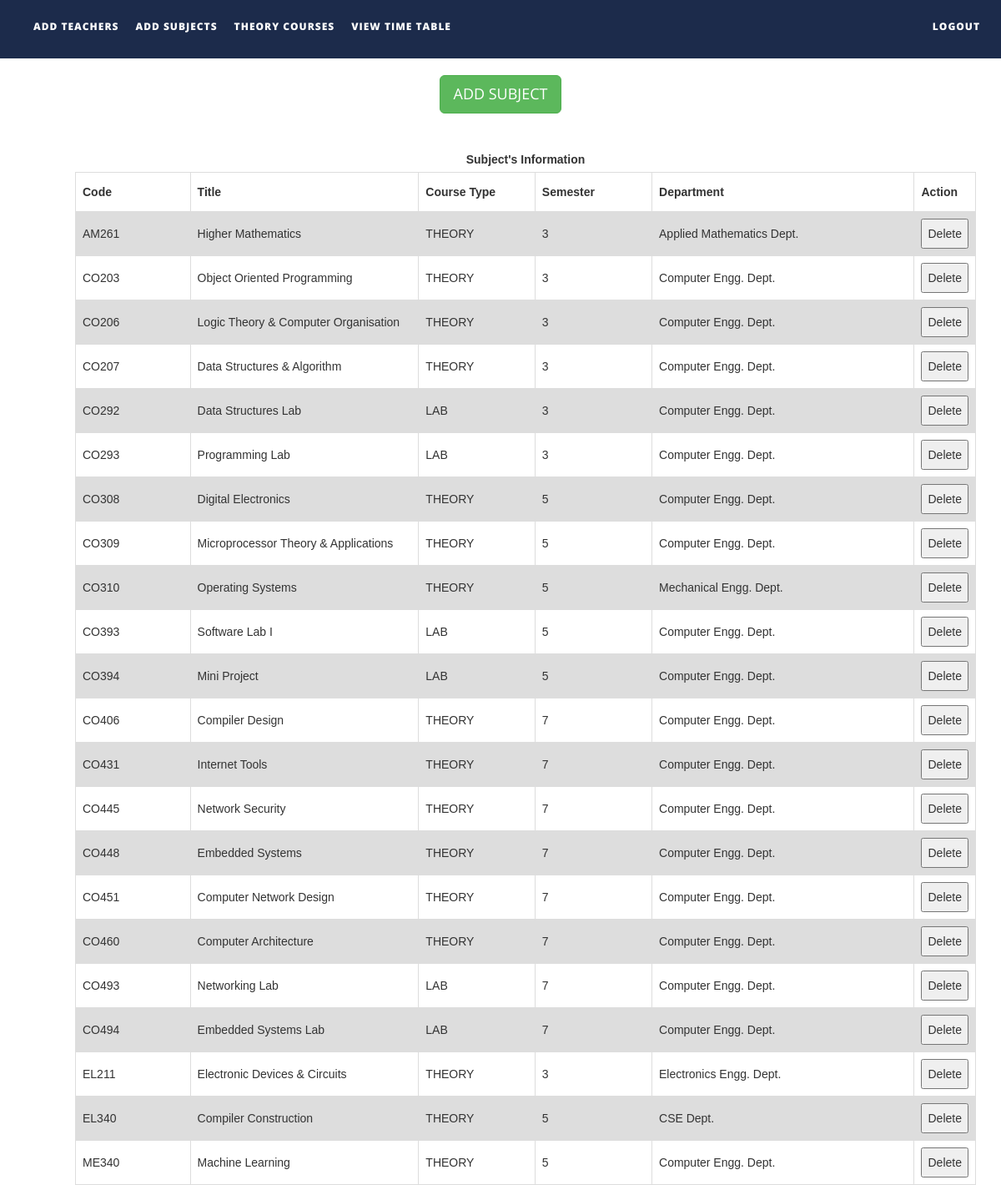
Page /files/addsubjects.php on the committed database.
### tables this page shows
CREATE TABLE `subjects` (
  `subject_code` varchar(10) NOT NULL,
  `subject_name` varchar(50) NOT NULL,
  `course_type` varchar(15) NOT NULL,
  `semester` int(1) NOT NULL,
  `department` varchar(50) NOT NULL,
  `isAlloted` int(1) NOT NULL,
  `allotedto` text NOT NULL,
  `allotedto2` text NOT NULL,
  `allotedto3` text NOT NULL
);

### files/addsubjects.php (the view, shortened to what this page needs)
<!DOCTYPE html>
<html xmlns="http://www.w3.org/1999/xhtml">
<head>
    <link href="assets/css/bootstrap.css" rel="stylesheet"/>
    <link href="assets/css/font-awesome.min.css" rel="stylesheet"/>
    <link href="assets/css/flexslider.css" rel="stylesheet"/>
    <link href="assets/css/style.css" rel="stylesheet"/>
</head>
<body>
<div class="navbar navbar-inverse navbar-fixed-top " id="menu">
    <div class="container">
        <div class="navbar-collapse collapse move-me">
            <ul class="nav navbar-nav navbar-left">
                <li><a href="addteachers.php">ADD TEACHERS</a></li>
                <li><a href="addsubjects.php">ADD SUBJECTS</a></li>
                <li><a href="allotsubjects.php">THEORY COURSES</a></li>
                <li><a href="generatetimetable.php">VIEW TIME TABLE</a></li>
            </ul>
            <ul class="nav navbar-nav navbar-right">
                <li><a href="index.php">LOGOUT</a></li>
            </ul>
        </div>
    </div>
</div>
<br>
<div align="center" style="margin-top: 20px">
    <button id="subjectmanual" class="btn btn-success btn-lg">ADD SUBJECT</button>
</div>
<div>
    <br>
    <table id=subjectstable style="margin-left: 90px">
        <caption><strong> Subject's Information</strong></caption>
        <tr>
            <th width="150">Code</th>
            <th width=300>Title</th>
            <th width=150>Course Type</th>
            <th width="150">Semester</th>
            <th width="350">Department</th>
            <th width="40">Action</th>
        </tr>
        <?php
        $q = mysqli_query(mysqli_connect("localhost", "root", "", "ttms"),
            "SELECT * FROM subjects ORDER BY subject_code ASC ");
        while ($row = mysqli_fetch_assoc($q)) {
            echo "<tr><td>{$row['subject_code']}</td>
                    <td>{$row['subject_name']}</td>
                    <td>{$row['course_type']}</td>
                    <td>{$row['semester']}</td>
                     <td>{$row['department']}</td>
                     <td><button>Delete</button></td>
                    </tr>\n";
        }
        ?>
    </table>
</div>
</body>
</html>

### files/assets/css/style.css (style rules this page uses)
#menu { background-color: rgba(28, 43, 75, 1); color: #fff; font-size: 12px; font-weight: 900; letter-spacing: 1px; min-height: 70px; }
.navbar-inverse { border-color: transparent; }
.navbar-inverse .navbar-nav > li > a, .navbar-inverse .navbar-nav > li > a:hover { color: #FFF; padding: 22px 10px; }

### files/addsubjects.php (style rules this page uses)
table { margin-top: 10px; font-family: arial, sans-serif; border-collapse: collapse; margin-left: 50px; width: 90%; }
td, th { border: 1px solid #dddddd; text-align: left; padding: 8px; }
tr:nth-child(even) { background-color: #dddddd; }

### rows in the picture
subjects: subject_code "AM261", subject_name "Higher Mathematics", course_type "THEORY", semester "3", department "Applied Mathematics Dept."
subjects: subject_code "CO203", subject_name "Object Oriented Programming", course_type "THEORY", semester "3", department "Computer Engg. Dept."
subjects: subject_code "CO206", subject_name "Logic Theory & Computer Organisation", course_type "THEORY", semester "3", department "Computer Engg. Dept."
subjects: subject_code "CO207", subject_name "Data Structures & Algorithm", course_type "THEORY", semester "3", department "Computer Engg. Dept."
subjects: subject_code "CO292", subject_name "Data Structures Lab", course_type "LAB", semester "3", department "Computer Engg. Dept."
subjects: subject_code "CO293", subject_name "Programming Lab", course_type "LAB", semester "3", department "Computer Engg. Dept."
subjects: subject_code "CO308", subject_name "Digital Electronics", course_type "THEORY", semester "5", department "Computer Engg. Dept."
subjects: subject_code "CO309", subject_name "Microprocessor Theory & Applications", course_type "THEORY", semester "5", department "Computer Engg. Dept."
subjects: subject_code "CO310", subject_name "Operating Systems", course_type "THEORY", semester "5", department "Mechanical Engg. Dept."
subjects: subject_code "CO393", subject_name "Software Lab I", course_type "LAB", semester "5", department "Computer Engg. Dept."
subjects: subject_code "CO394", subject_name "Mini Project", course_type "LAB", semester "5", department "Computer Engg. Dept."
subjects: subject_code "CO406", subject_name "Compiler Design", course_type "THEORY", semester "7", department "Computer Engg. Dept."
subjects: subject_code "CO431", subject_name "Internet Tools", course_type "THEORY", semester "7", department "Computer Engg. Dept."
subjects: subject_code "CO445", subject_name "Network Security", course_type "THEORY", semester "7", department "Computer Engg. Dept."
subjects: subject_code "CO448", subject_name "Embedded Systems", course_type "THEORY", semester "7", department "Computer Engg. Dept."
subjects: subject_code "CO451", subject_name "Computer Network Design", course_type "THEORY", semester "7", department "Computer Engg. Dept."
subjects: subject_code "CO460", subject_name "Computer Architecture", course_type "THEORY", semester "7", department "Computer Engg. Dept."
subjects: subject_code "CO493", subject_name "Networking Lab", course_type "LAB", semester "7", department "Computer Engg. Dept."
subjects: subject_code "CO494", subject_name "Embedded Systems Lab", course_type "LAB", semester "7", department "Computer Engg. Dept."
subjects: subject_code "EL211", subject_name "Electronic Devices & Circuits", course_type "THEORY", semester "3", department "Electronics Engg. Dept."
subjects: subject_code "EL340", subject_name "Compiler Construction", course_type "THEORY", semester "5", department "CSE Dept."
subjects: subject_code "ME340", subject_name "Machine Learning", course_type "THEORY", semester "5", department "Computer Engg. Dept."
